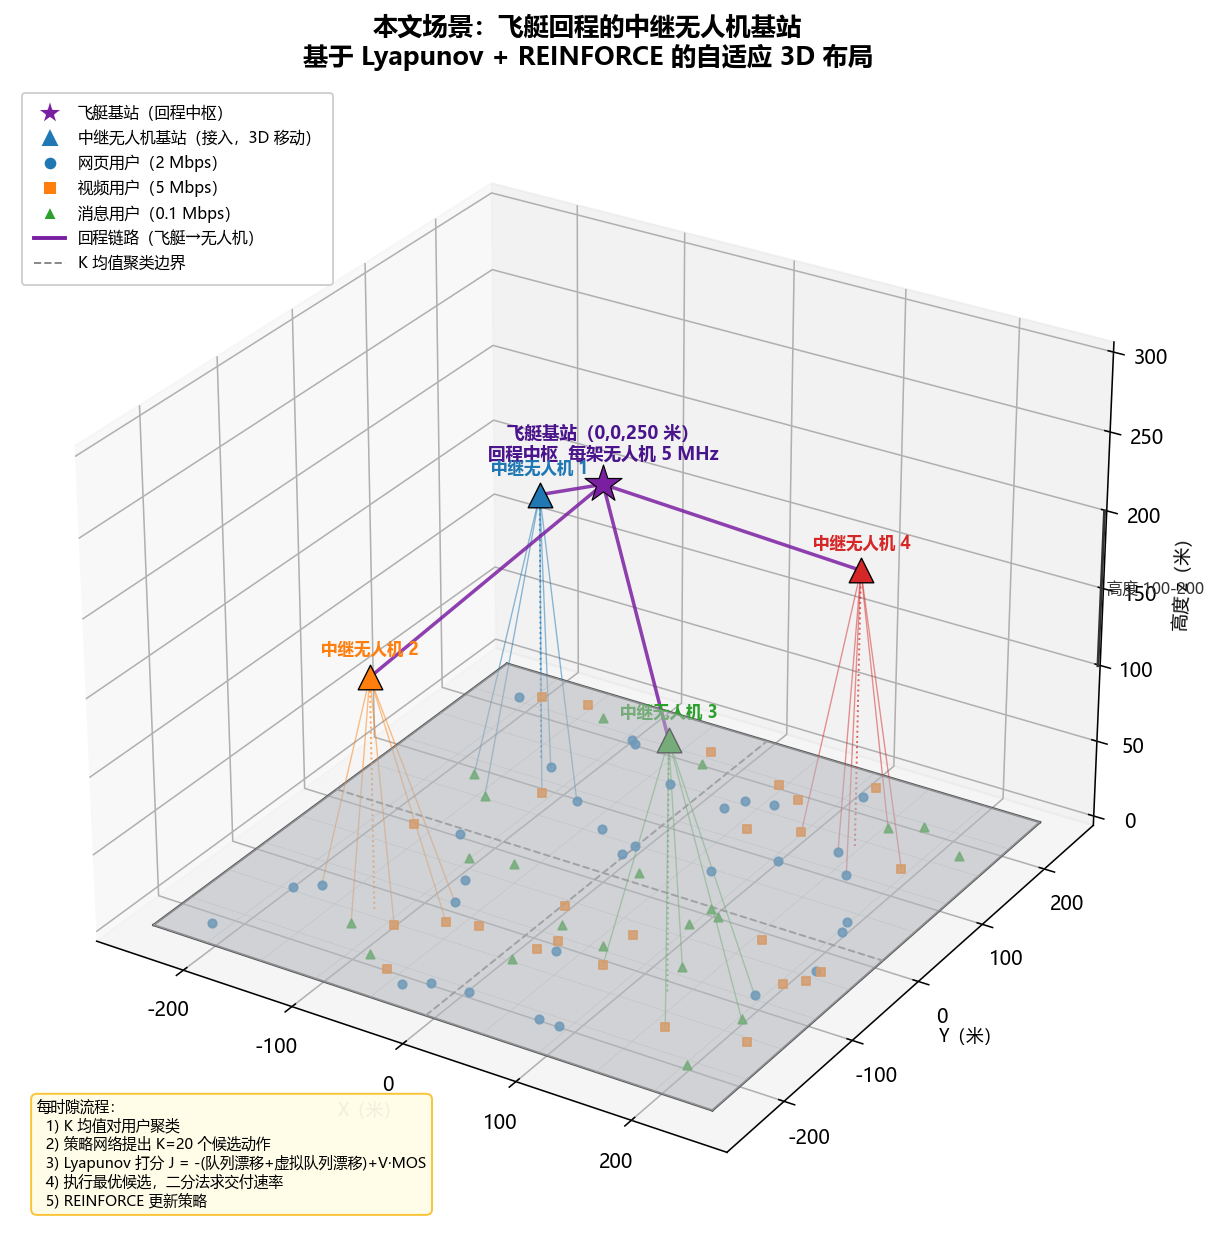

Recreate this plot in Python.
# -*- coding: utf-8 -*-
'''UAV-BS 布局场景示意图'''
import matplotlib
matplotlib.use('Agg')
import numpy as np
import matplotlib.pyplot as plt
import matplotlib as mpl
from matplotlib.patches import FancyArrowPatch, Circle, Rectangle
from mpl_toolkits.mplot3d import proj3d

# 中文字体
mpl.rcParams['font.sans-serif'] = ['Microsoft YaHei', 'SimHei']
mpl.rcParams['axes.unicode_minus'] = False

np.random.seed(11)

fig = plt.figure(figsize=(14, 9), dpi=140)
ax = fig.add_subplot(111, projection='3d')

# ---------------- ground: 500 x 500 m ----------------
B = 250
xx, yy = np.meshgrid(np.linspace(-B, B, 2), np.linspace(-B, B, 2))
ax.plot_surface(xx, yy, np.zeros_like(xx), color='#e8eef5', alpha=0.55, linewidth=0)
# boundary
for (x0, y0), (x1, y1) in [((-B, -B), (B, -B)), ((B, -B), (B, B)),
                            ((B, B), (-B, B)), ((-B, B), (-B, -B))]:
    ax.plot([x0, x1], [y0, y1], [0, 0], color='#555', lw=1.2)
# grid
for g in range(-B, B + 1, 50):
    ax.plot([g, g], [-B, B], [0, 0], color='#bbb', lw=0.3, alpha=0.6)
    ax.plot([-B, B], [g, g], [0, 0], color='#bbb', lw=0.3, alpha=0.6)

# ---------------- 4 K-means zones (quadrants) ----------------
zone_colors = ['tab:blue', 'tab:orange', 'tab:green', 'tab:red']

# draw dashed zone borders
ax.plot([0, 0], [-B, B], [0, 0], color='#888', ls='--', lw=1)
ax.plot([-B, B], [0, 0], [0, 0], color='#888', ls='--', lw=1)

# ---------------- users (3 traffic types) ----------------
# type 0 Web, type 1 Video, type 2 Messaging
types = np.random.choice([0, 1, 2], size=80, p=[0.4, 0.35, 0.25])
ux = np.random.uniform(-B + 15, B - 15, 80)
uy = np.random.uniform(-B + 15, B - 15, 80)
tcolor = {0: '#1f77b4', 1: '#ff7f0e', 2: '#2ca02c'}
tmarker = {0: 'o', 1: 's', 2: '^'}
tname = {0: '网页 2 Mbps', 1: '视频 5 Mbps', 2: '消息 0.1 Mbps'}
for i in range(80):
    ax.scatter(ux[i], uy[i], 0, c=tcolor[types[i]], marker=tmarker[types[i]],
               s=18, depthshade=False, alpha=0.85)

# ---------------- airship (fixed aerial hub) ----------------
ax.scatter([0], [0], [250], c='#7b1fa2', marker='*', s=400,
           depthshade=False, edgecolors='k', linewidths=0.6, zorder=10)
ax.text(0, 0, 265, '飞艇基站（0,0,250 米）\n回程中枢  每架无人机 5 MHz',
        ha='center', fontsize=9, fontweight='bold', color='#4a148c')

# ---------------- 4 relay drones ----------------
drone_pos = [(-140, 130, 175), (-120, -140, 150),
             (135, -125, 160), (145, 140, 180)]
drone_lbl = ['中继无人机 1', '中继无人机 2', '中继无人机 3', '中继无人机 4']
zmin, zmax = 100, 200

# altitude axis marker
ax.plot([B + 30, B + 30], [B + 30, B + 30], [zmin, zmax], color='#333', lw=1.5)
ax.text(B + 35, B + 30, (zmin + zmax) / 2, f'高度 {zmin}-{zmax} 米',
        fontsize=8, color='#333', va='center')

for i, (dx, dy, dz) in enumerate(drone_pos):
    c = zone_colors[i]
    # backhaul link airship -> drone
    ax.plot([0, dx], [0, dy], [250, dz], color='#7b1fa2', ls='-', lw=1.8, alpha=0.85)
    # drone glyph
    ax.scatter([dx], [dy], [dz], c=c, marker='^', s=160,
               depthshade=False, edgecolors='k', linewidths=0.7, zorder=9)
    ax.text(dx, dy, dz + 14, drone_lbl[i], ha='center', fontsize=8.5,
            fontweight='bold', color=c)
    # altitude drop line
    ax.plot([dx, dx], [dy, dy], [0, dz], color=c, ls=':', lw=1, alpha=0.7)

    # access links to ~5 nearby users of that zone
    # find users in this zone
    qx = ux[(np.sign(ux) == np.sign(dx)) & (np.sign(uy) == np.sign(dy))]
    qy = uy[(np.sign(ux) == np.sign(dx)) & (np.sign(uy) == np.sign(dy))]
    idxs = np.where((np.sign(ux) == np.sign(dx)) & (np.sign(uy) == np.sign(dy)))[0]
    # pick 5 closest
    if len(idxs) > 0:
        d2 = (ux[idxs] - dx) ** 2 + (uy[idxs] - dy) ** 2
        pick = idxs[np.argsort(d2)[:5]]
        for j in pick:
            ax.plot([dx, ux[j]], [dy, uy[j]], [dz, 0], color=c, lw=0.7, alpha=0.5)

# ---------------- legends (manual) ----------------
from matplotlib.lines import Line2D
legend_elements = [
    Line2D([0], [0], marker='*', color='w', markerfacecolor='#7b1fa2',
           markersize=14, label='飞艇基站（回程中枢）'),
    Line2D([0], [0], marker='^', color='w', markerfacecolor='tab:blue',
           markersize=10, label='中继无人机基站（接入，3D 移动）'),
    Line2D([0], [0], marker='o', color='w', markerfacecolor=tcolor[0],
           markersize=7, label='网页用户（2 Mbps）'),
    Line2D([0], [0], marker='s', color='w', markerfacecolor=tcolor[1],
           markersize=7, label='视频用户（5 Mbps）'),
    Line2D([0], [0], marker='^', color='w', markerfacecolor=tcolor[2],
           markersize=7, label='消息用户（0.1 Mbps）'),
    Line2D([0], [0], color='#7b1fa2', lw=2, label='回程链路（飞艇→无人机）'),
    Line2D([0], [0], color='#888', lw=1, ls='--', label='K 均值聚类边界'),
]
ax.legend(handles=legend_elements, loc='upper left', fontsize=8,
          framealpha=0.9, borderpad=0.8)

# ---------------- title & labels ----------------
ax.set_title('本文场景：飞艇回程的中继无人机基站\n'
             '基于 Lyapunov + REINFORCE 的自适应 3D 布局',
             fontsize=13, fontweight='bold', pad=10)
ax.set_xlabel('X（米）', fontsize=9)
ax.set_ylabel('Y（米）', fontsize=9)
ax.set_zlabel('高度 z（米）', fontsize=9)
ax.set_xlim(-B - 20, B + 20)
ax.set_ylim(-B - 20, B + 20)
ax.set_zlim(0, 300)
ax.view_init(elev=28, azim=-58)

# annotation box
note = ('每时隙流程：\n'
        '  1) K 均值对用户聚类\n'
        '  2) 策略网络提出 K=20 个候选动作\n'
        '  3) Lyapunov 打分 J = -(队列漂移+虚拟队列漂移)+V·MOS\n'
        '  4) 执行最优候选，二分法求交付速率\n'
        '  5) REINFORCE 更新策略')
ax.text2D(0.02, 0.02, note, transform=ax.transAxes, fontsize=7.5,
          va='bottom', ha='left',
          bbox=dict(boxstyle='round,pad=0.4', fc='#fffde7', ec='#fbc02d', alpha=0.95))

plt.tight_layout()
plt.savefig('scenario_schematic.png', dpi=140, bbox_inches='tight',
            facecolor='white')
plt.close()
print('saved scenario_schematic.png')
